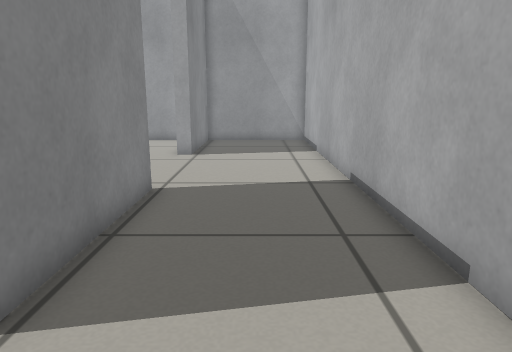
View 1 (above)

15 first-person views from a walk through a Gazebo world. The camera is 0.58 m above the floor, tilts 12° down and sees 70° across. The floor is counted in squares, 0.25 m on a side. Each view is taken from the middle of a square. On the plan, view 1 faces up. The plan holds only what a view shows up to about 20 squares ahead; the rest is blank. Robots are left out.

View 2
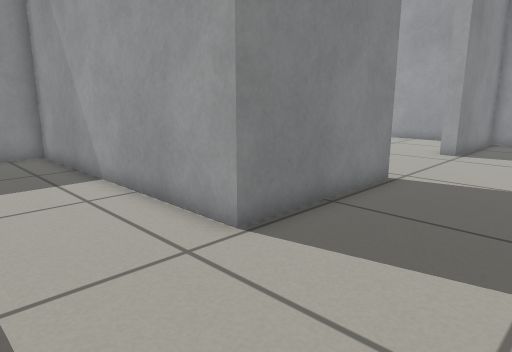

View 3
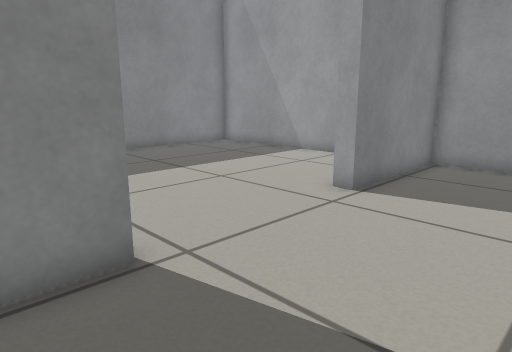

View 4
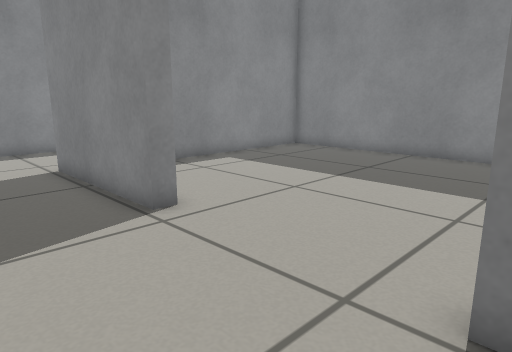

View 5
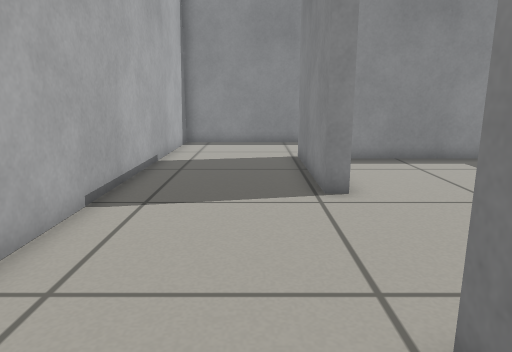

View 6
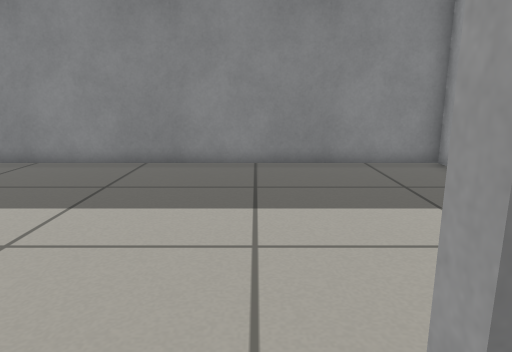

View 7
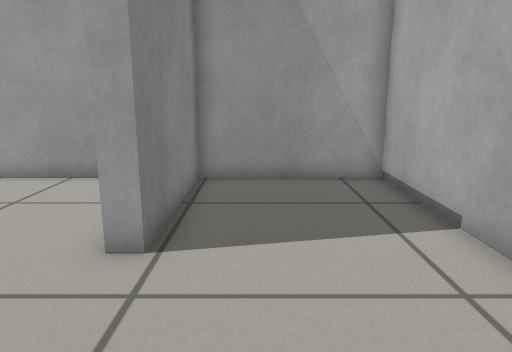

View 8
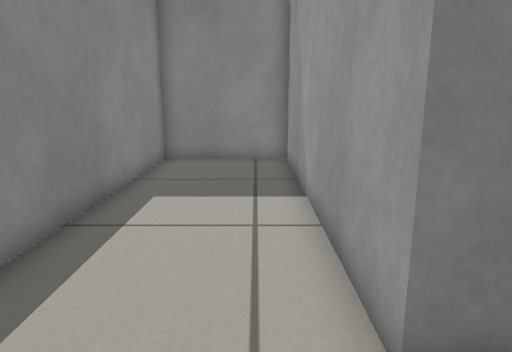

View 9
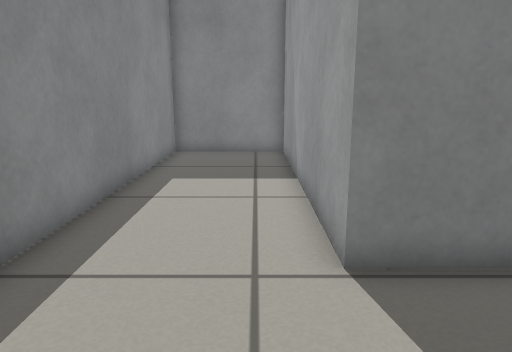

View 10
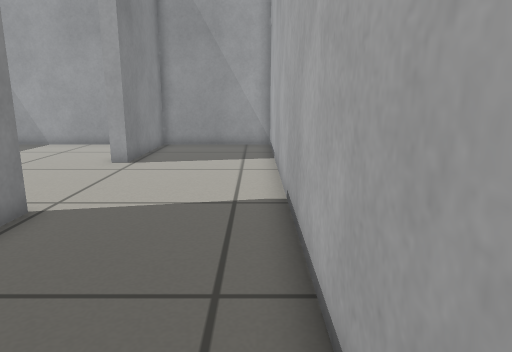

View 11
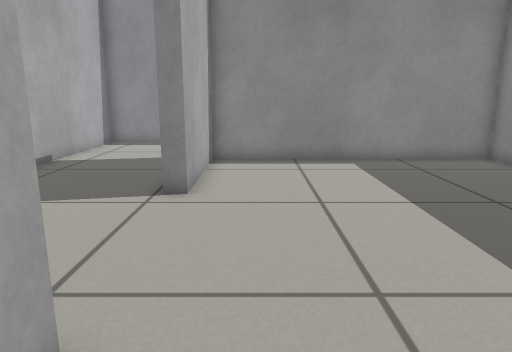

View 12
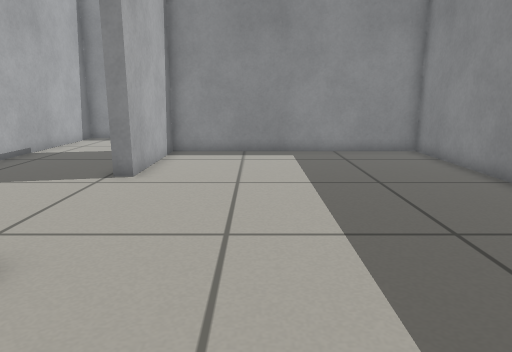

View 13
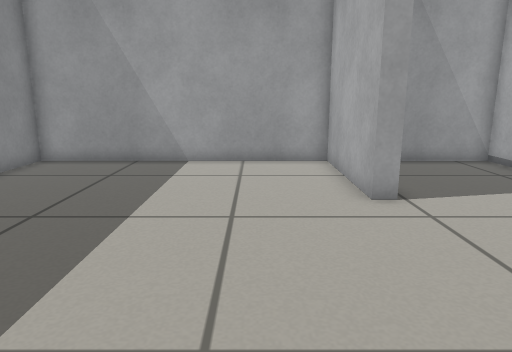

View 14
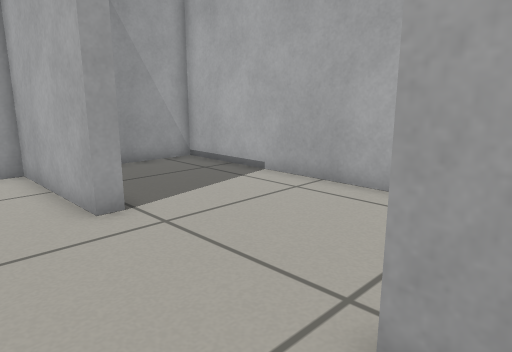

View 15
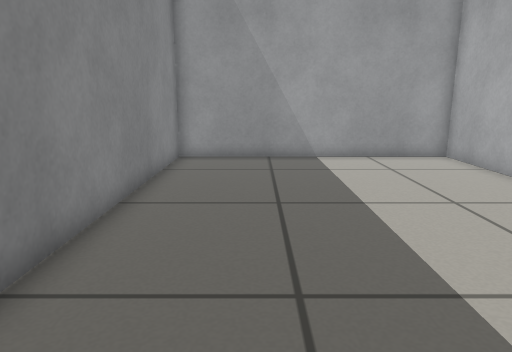

### Floor plan
Points are (right, up) in squares from view 1. A wall is a line through its corners. A room is listed if a view was taken in it or the views show most of it. See-through windows are left out.
Room 1 (views 1, 2, 3, 4, 5, 6, 7, 8, 9, 10, 11, 12, 13, 14, 15)
walls: (-3.3, 9.2) (-2.7, 9.2) (-2.7, 3.2) (-14.1, 3.2) (-14.1, -1.6) (2.7, -1.6) (2.7, 20.6) (-2.7, 20.6) (-2.7, 15.2) (-3.3, 15.2) (-3.3, 20.6) (-14.1, 20.6) (-14.1, 3.8) (-3.3, 3.8) (-3.3, 9.2)

Positions as (right, up) in squares from view 1, and headings:
1: (0, 0), facing up
2: (2, -1), facing up-left
3: (2, 7), facing up-left
4: (1, 16), facing down-left
5: (-1, 18), facing down
6: (-1, 14), facing left
7: (-1, 10), facing up
8: (0, 2), facing left
9: (2, 2), facing left
10: (2, 2), facing up
11: (-5, 18), facing down
12: (-7, 20), facing down
13: (-6, 7), facing up
14: (-6, 8), facing up-right
15: (-11, 6), facing up
